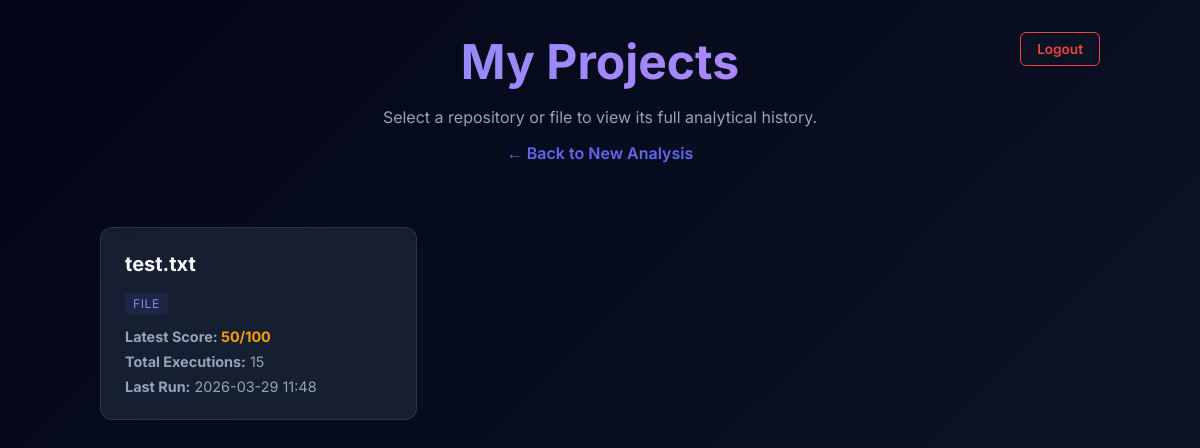
Before: /projects (signed in) with the older database file.
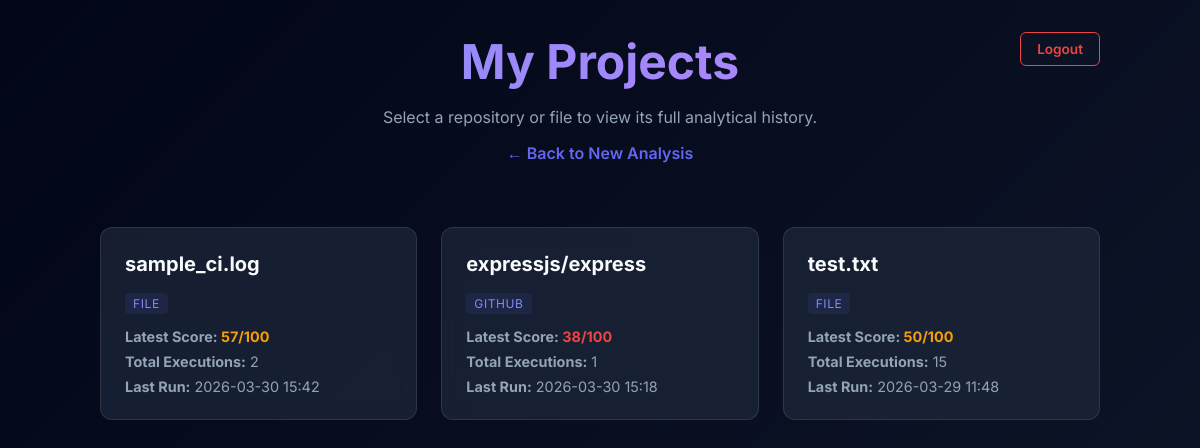
After: the same page with the newer database file.
### models.py (models this page shows)
class PipelineRun(db.Model):
    id = db.Column(db.Integer, primary_key=True)
    user_id = db.Column(db.String, db.ForeignKey('user.id'), nullable=False)
    source = db.Column(db.String, nullable=False) # 'github' or 'file'
    name = db.Column(db.String, nullable=False)   # repo name or file name
    total_time = db.Column(db.Integer, default=0)
    score = db.Column(db.Integer, default=0)
    dep_analysis = db.Column(db.String, nullable=True)
    metrics_payload = db.Column(db.Text, nullable=True)
    timestamp = db.Column(db.DateTime, default=datetime.utcnow)
    steps = db.relationship('PipelineStep', backref='run', lazy=True, cascade="all, delete-orphan")

### app.py (the view)
@app.route('/projects')
@login_required
def projects():
    all_runs = PipelineRun.query.filter_by(user_id=current_user.id).order_by(PipelineRun.timestamp.desc()).all()
    unique_projects = {}
    project_run_counts = {}
    for r in all_runs:
        if r.name not in unique_projects:
            unique_projects[r.name] = r
            project_run_counts[r.name] = 1
        else:
            project_run_counts[r.name] += 1
    return render_template('projects.html', projects=unique_projects.values(), counts=project_run_counts)

### app.py (called while the page is built)
@login_manager.user_loader
def load_user(user_id):
    user = User.query.get(user_id)
    if user:
        return user
    return None

### templates/projects.html (shortened to what this page needs)
<!DOCTYPE html>
<html lang="en">
<head>
</head>
<body>
    <div class="container">
        <header>
            <a href="/logout" style="position: absolute; top: 0; right: 0; color: var(--danger); text-decoration: none; font-weight: 600; padding: 0.5rem 1rem; border: 1px solid var(--danger); border-radius: 6px; transition: all 0.2s; font-size: 0.85rem; background: rgba(15, 23, 42, 0.4);">Logout</a>
            <h1>My Projects</h1>
            <p style="color: var(--text-muted); margin-bottom: 1rem;">Select a repository or file to view its full analytical history.</p>
            <a href="/" class="nav-link">← Back to New Analysis</a>
        </header>
        <div class="projects-grid">
            {% for p in projects %}
            <a href="/history?project={{ p.name }}" class="project-card">
                <div class="project-title">
                    {{ p.name }}
                </div>
                <div>
                    <span class="badge">{{ p.source }}</span>
                </div>
                <div class="project-meta">
                    <div>
                        <strong>Latest Score: </strong>
                        <span class="{% if p.score >= 80 %}score-good{% elif p.score >= 50 %}score-medium{% else %}score-bad{% endif %}">
                            {{ p.score }}/100
                        </span>
                    </div>
                    <div><strong>Total Executions:</strong> {{ counts[p.name] }}</div>
                    <div><strong>Last Run:</strong> {{ p.timestamp.strftime('%Y-%m-%d %H:%M') }}</div>
                </div>
            </a>
            {% else %}
            <div style="grid-column: 1 / -1; text-align: center; color: var(--text-muted); padding: 3rem; background: var(--card-bg); border-radius: 12px; border: 1px dashed var(--card-border);">
                No projects found. Try running your first pipeline check!
            </div>
            {% endfor %}
        </div>
    </div>
</body>
</html>

Changed rows visible on the page:
added PipelineRun: name "sample_ci.log", source "FILE", score "57", name "2", timestamp "2026-03-30 15:42"
added PipelineRun: name "expressjs/express", source "GITHUB", score "38", name "1", timestamp "2026-03-30 15:18"
